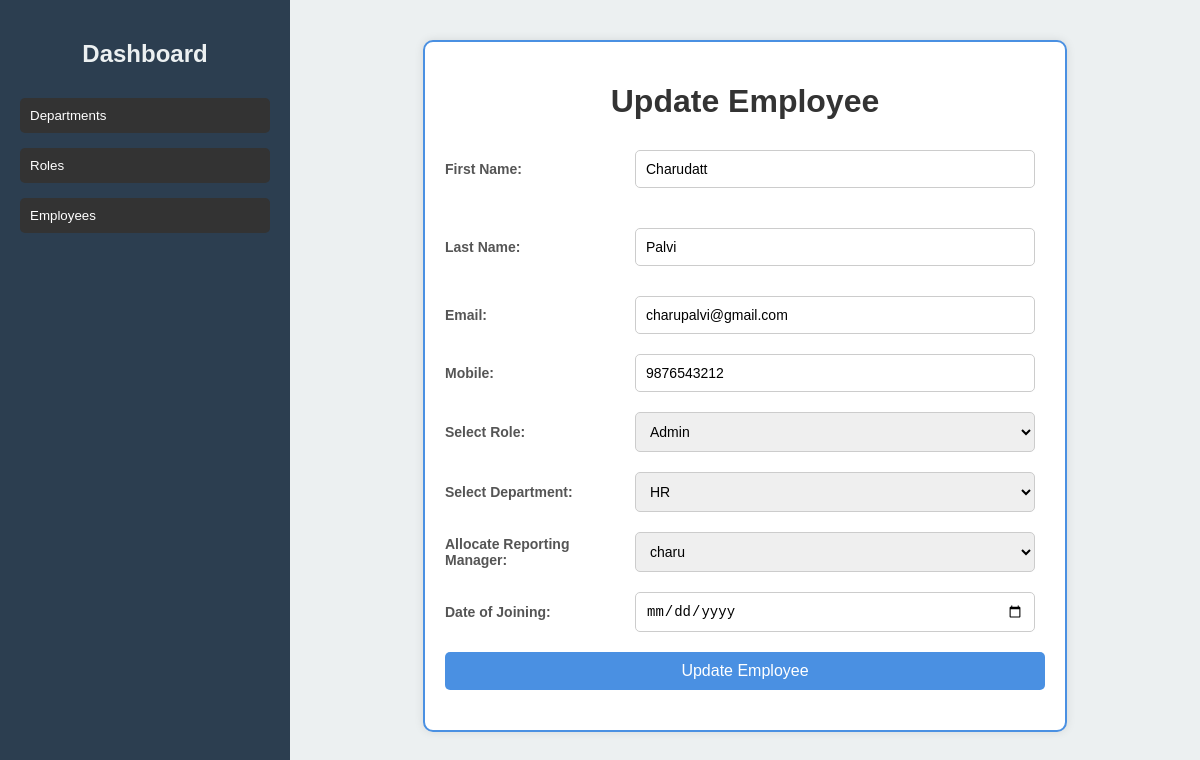
The app's page /updateemployee/1/ with its own data.
### deptapp/models.py (models this page shows)
class Users(models.Model):
    first_name = models.CharField(max_length=50)
    last_name = models.CharField(max_length=50)
    email = models.EmailField(unique=True)
    mobile = models.CharField(max_length=10)
    role = models.ForeignKey('Roles', on_delete=models.SET_NULL, null=True)
    department = models.ForeignKey('Depart', on_delete=models.SET_NULL, null=True)
    reporting_manager = models.ForeignKey('self', on_delete=models.SET_NULL, null=True, blank=True)
    date_of_joining = models.DateField()
    username=models.CharField(max_length=100)
    password=models.CharField(max_length=255)

class Roles(models.Model):
    role_id = models.AutoField(primary_key=True)
    role_name = models.CharField(max_length=100)
    description = models.CharField(max_length=300)
    created_at = models.DateTimeField(auto_now_add=True)
    updated_at = models.DateTimeField(auto_now=True)

class Depart(models.Model):
    dept_id = models.AutoField(primary_key=True)
    depart_name = models.CharField(max_length=100)
    description = models.CharField(max_length=300)
    created_at = models.DateTimeField(auto_now_add=True)
    updated_at = models.DateTimeField(auto_now=True)
    status = models.BooleanField(default=True)

### deptapp/views.py (the view)
# urls.py: path('updateemployee/<int:employee_id>/', views.update_employee, name='updateemployee'),
def update_employee(request, employee_id):
    employee = get_object_or_404(Users, id=employee_id)
    if request.method == 'POST':
        employee.first_name = request.POST['first_name']
        employee.last_name = request.POST['last_name']
        employee.email = request.POST['email']
        employee.mobile = request.POST['mobile']
        employee.role = Roles.objects.get(role_id=request.POST['role'])
        employee.department = Depart.objects.get(dept_id=request.POST['department'])
        employee.reporting_manager = Users.objects.get(id=request.POST['reporting_manager'])
        employee.date_of_joining = request.POST['date_of_joining']
        employee.save()
        return redirect('/viewemployees')
    else:
        roles = Roles.objects.all()
        departments = Depart.objects.filter(status=True)
        users = Users.objects.all()
        return render(request, 'update_delete_employee.html', {
            'employee': employee,
            'roles': roles,
            'departments': departments,
            'users': users
        })

### templates/update_delete_employee.html (shortened to what this page needs)
{% extends 'base.html' %}
{% block content %}
    <div class="form-container">
        <h1>Update Employee</h1>
        <form method="POST" action="/updateemployee/{{ employee.id }}/">
            <div class="form-group">
                <label for="first_name"><strong>First Name:</strong></label>
                <input type="text" id="first_name" name="first_name" value="{{ employee.first_name }}" required placeholder="Enter first name">
            </div>
            <div class="form-group">
                <label for="last_name"><strong>Last Name:</strong></label>
                <input type="text" id="last_name" name="last_name" value="{{ employee.last_name }}" required placeholder="Enter last name">
            </div>
            <div class="form-group">
                <label for="email"><strong>Email:</strong></label>
                <input type="email" id="email" name="email" value="{{ employee.email }}" required placeholder="Enter email">
            </div>
            <div class="form-group">
                <label for="mobile"><strong>Mobile:</strong></label>
                <input type="tel" id="mobile" name="mobile" value="{{ employee.mobile }}" pattern="[0-9]{10}" required placeholder="Enter mobile number">
            </div>
            <div class="form-group">
                <label for="role"><strong>Select Role:</strong></label>
                <select id="role" name="role" required>
                    {% for role in roles %}
                    <option value="{{ role.role_id }}" {% if role == employee.role %}selected{% endif %}>{{ role.role_name }}</option>
                    {% endfor %}
                </select>
            </div>
            <div class="form-group">
                <label for="department"><strong>Select Department:</strong></label>
                <select id="department" name="department" required>
                    {% for department in departments %}
                    <option value="{{ department.dept_id }}" {% if department == employee.department %}selected{% endif %}>{{ department.depart_name }}</option>
                    {% endfor %}
                </select>
            </div>
            <div class="form-group">
                <label for="reporting_manager"><strong>Allocate Reporting Manager:</strong></label>
                <select id="reporting_manager" name="reporting_manager">
                    {% for user in users %}
                    <option value="{{ user.id }}" {% if user == employee.reporting_manager %}selected{% endif %}>{{ user.username }}</option>
                    {% endfor %}
                </select>
            </div>
            <div class="form-group">
                <label for="date_of_joining"><strong>Date of Joining:</strong></label>
                <input type="date" id="date_of_joining" name="date_of_joining" value="{{ employee.date_of_joining }}" required>
            </div>
            <div class="form-group">
                <button type="submit" class="submit-btn">Update Employee</button>
            </div>
        </form>
    </div>
{% endblock %}

### static/css/style.css (style rules this page uses)
body, html { margin: 0; padding: 0; font-family: Arial, sans-serif; display: flex; height: 100vh; flex-direction: column; }
@media (min-width: 768px) { body { flex-direction: row; } }
h1 { text-align: center; color: #333; font-size: 2em; }
button { background-color: #27ae60; border: none; padding: 8px 12px; border-radius: 5px; cursor: pointer; }
.form-container { border: 2px solid #4a90e2; border-radius: 10px; padding: 20px; background-color: #ffffff; box-shadow: 0 0 10px rgba(0, 0, 0, 0.1); width: 300px; margin: auto; text-align: center; }
.form-container h1 { margin-bottom: 20px; color: #333; }
input[type="text"], input[type="submit"] { width: 90%; padding: 10px; margin: 10px 0; border: 1px solid #ccc; border-radius: 5px; box-sizing: border-box; }

### templates/update_delete_employee.html (style rules this page uses)
.form-container { border: 2px solid #4a90e2; border-radius: 10px; padding: 20px; background-color: #ffffff; box-shadow: 0 0 10px rgba(0, 0, 0, 0.1); width: 600px; margin: auto; text-align: left; }
.form-container h1 { margin-bottom: 20px; color: #333; text-align: center; }
.form-group { display: flex; flex-wrap: wrap; margin-bottom: 20px; align-items: center; }
label { display: inline-block; width: 180px; font-size: 14px; color: #555; margin-right: 10px; }
input[type="text"], input[type="email"], input[type="tel"], input[type="date"], select { width: calc(100% - 200px); padding: 10px; border: 1px solid #ccc; border-radius: 5px; font-size: 14px; box-sizing: border-box; }
button.submit-btn { background-color: #4a90e2; color: white; padding: 10px 20px; border: none; border-radius: 5px; cursor: pointer; font-size: 16px; width: 100%; transition: background-color 0.3s; }

### records on screen
Users: first_name "Charudatt", last_name "Palvi", email "charupalvi@gmail.com", mobile "9876543212", role "Admin", department "HR"

### other values on screen
form field reporting_manager "charu"
